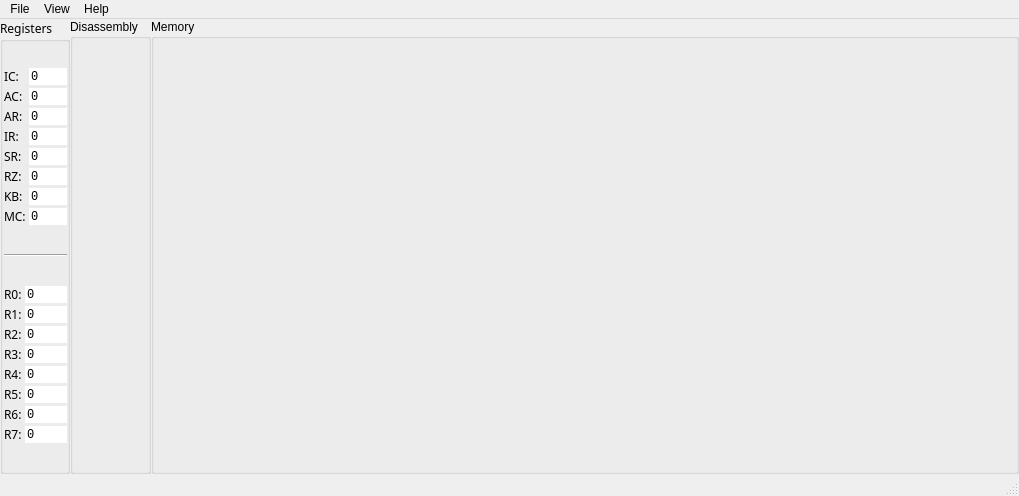
<?xml version="1.0" encoding="UTF-8"?>
<ui version="4.0">
 <class>MainWindow</class>
 <widget class="QMainWindow" name="MainWindow">
  <property name="geometry">
   <rect>
    <x>0</x>
    <y>0</y>
    <width>1019</width>
    <height>496</height>
   </rect>
  </property>
  <property name="windowTitle">
   <string>EM400</string>
  </property>
  <property name="windowIcon">
   <iconset resource="resources.qrc">
    <normaloff>:/icons/em400/em400_32.png</normaloff>:/icons/em400/em400_32.png</iconset>
  </property>
  <widget class="QWidget" name="centralwidget">
   <layout class="QVBoxLayout" name="verticalLayout_4">
    <property name="spacing">
     <number>0</number>
    </property>
    <property name="leftMargin">
     <number>0</number>
    </property>
    <property name="topMargin">
     <number>0</number>
    </property>
    <property name="rightMargin">
     <number>0</number>
    </property>
    <property name="bottomMargin">
     <number>0</number>
    </property>
    <item alignment="Qt::AlignmentFlag::AlignHCenter">
     <widget class="ControlPanel" name="cp" native="true">
      <property name="sizePolicy">
       <sizepolicy hsizetype="Minimum" vsizetype="Fixed">
        <horstretch>0</horstretch>
        <verstretch>0</verstretch>
       </sizepolicy>
      </property>
     </widget>
    </item>
    <item>
     <layout class="QHBoxLayout" name="horizontalLayout_3">
      <property name="spacing">
       <number>0</number>
      </property>
      <item>
       <layout class="QVBoxLayout" name="verticalLayout_3">
        <property name="sizeConstraint">
         <enum>QLayout::SizeConstraint::SetMaximumSize</enum>
        </property>
        <item>
         <widget class="QGroupBox" name="group_registers">
          <property name="sizePolicy">
           <sizepolicy hsizetype="Preferred" vsizetype="Preferred">
            <horstretch>0</horstretch>
            <verstretch>0</verstretch>
           </sizepolicy>
          </property>
          <property name="font">
           <font>
            <family>Sans Serif</family>
           </font>
          </property>
          <property name="title">
           <string>Registers</string>
          </property>
          <property name="flat">
           <bool>true</bool>
          </property>
          <layout class="QVBoxLayout" name="verticalLayout_5">
           <property name="spacing">
            <number>3</number>
           </property>
           <property name="leftMargin">
            <number>1</number>
           </property>
           <property name="topMargin">
            <number>0</number>
           </property>
           <property name="rightMargin">
            <number>0</number>
           </property>
           <property name="bottomMargin">
            <number>0</number>
           </property>
           <item>
            <layout class="QGridLayout" name="gridLayout">
             <item row="1" column="0">
              <widget class="QLabel" name="label_ac">
               <property name="sizePolicy">
                <sizepolicy hsizetype="Maximum" vsizetype="Preferred">
                 <horstretch>0</horstretch>
                 <verstretch>0</verstretch>
                </sizepolicy>
               </property>
               <property name="text">
                <string>AC:</string>
               </property>
              </widget>
             </item>
             <item row="3" column="0">
              <widget class="QLabel" name="label_ir">
               <property name="sizePolicy">
                <sizepolicy hsizetype="Maximum" vsizetype="Preferred">
                 <horstretch>0</horstretch>
                 <verstretch>0</verstretch>
                </sizepolicy>
               </property>
               <property name="text">
                <string>IR:</string>
               </property>
              </widget>
             </item>
             <item row="4" column="0">
              <widget class="QLabel" name="label_sr">
               <property name="sizePolicy">
                <sizepolicy hsizetype="Maximum" vsizetype="Preferred">
                 <horstretch>0</horstretch>
                 <verstretch>0</verstretch>
                </sizepolicy>
               </property>
               <property name="text">
                <string>SR:</string>
               </property>
              </widget>
             </item>
             <item row="3" column="1">
              <widget class="QSpinBox" name="ir">
               <property name="font">
                <font>
                 <family>Monospace</family>
                </font>
               </property>
               <property name="frame">
                <bool>false</bool>
               </property>
               <property name="buttonSymbols">
                <enum>QAbstractSpinBox::ButtonSymbols::NoButtons</enum>
               </property>
               <property name="maximum">
                <number>65535</number>
               </property>
               <property name="singleStep">
                <number>0</number>
               </property>
               <property name="displayIntegerBase">
                <number>16</number>
               </property>
              </widget>
             </item>
             <item row="4" column="1">
              <widget class="QSpinBox" name="sr">
               <property name="font">
                <font>
                 <family>Monospace</family>
                </font>
               </property>
               <property name="frame">
                <bool>false</bool>
               </property>
               <property name="buttonSymbols">
                <enum>QAbstractSpinBox::ButtonSymbols::NoButtons</enum>
               </property>
               <property name="maximum">
                <number>65535</number>
               </property>
               <property name="singleStep">
                <number>0</number>
               </property>
               <property name="displayIntegerBase">
                <number>16</number>
               </property>
              </widget>
             </item>
             <item row="0" column="1">
              <widget class="QSpinBox" name="ic">
               <property name="font">
                <font>
                 <family>Monospace</family>
                </font>
               </property>
               <property name="frame">
                <bool>false</bool>
               </property>
               <property name="buttonSymbols">
                <enum>QAbstractSpinBox::ButtonSymbols::NoButtons</enum>
               </property>
               <property name="maximum">
                <number>65535</number>
               </property>
               <property name="singleStep">
                <number>0</number>
               </property>
               <property name="displayIntegerBase">
                <number>16</number>
               </property>
              </widget>
             </item>
             <item row="5" column="1">
              <widget class="QSpinBox" name="rz">
               <property name="font">
                <font>
                 <family>Monospace</family>
                </font>
               </property>
               <property name="frame">
                <bool>false</bool>
               </property>
               <property name="buttonSymbols">
                <enum>QAbstractSpinBox::ButtonSymbols::NoButtons</enum>
               </property>
               <property name="maximum">
                <number>65535</number>
               </property>
               <property name="singleStep">
                <number>0</number>
               </property>
               <property name="displayIntegerBase">
                <number>16</number>
               </property>
              </widget>
             </item>
             <item row="2" column="1">
              <widget class="QSpinBox" name="ar">
               <property name="font">
                <font>
                 <family>Monospace</family>
                </font>
               </property>
               <property name="frame">
                <bool>false</bool>
               </property>
               <property name="buttonSymbols">
                <enum>QAbstractSpinBox::ButtonSymbols::NoButtons</enum>
               </property>
               <property name="maximum">
                <number>65535</number>
               </property>
               <property name="singleStep">
                <number>0</number>
               </property>
               <property name="displayIntegerBase">
                <number>16</number>
               </property>
              </widget>
             </item>
             <item row="5" column="0">
              <widget class="QLabel" name="label_rz">
               <property name="sizePolicy">
                <sizepolicy hsizetype="Maximum" vsizetype="Preferred">
                 <horstretch>0</horstretch>
                 <verstretch>0</verstretch>
                </sizepolicy>
               </property>
               <property name="text">
                <string>RZ:</string>
               </property>
              </widget>
             </item>
             <item row="6" column="1">
              <widget class="QSpinBox" name="kb">
               <property name="font">
                <font>
                 <family>Monospace</family>
                </font>
               </property>
               <property name="frame">
                <bool>false</bool>
               </property>
               <property name="buttonSymbols">
                <enum>QAbstractSpinBox::ButtonSymbols::NoButtons</enum>
               </property>
               <property name="maximum">
                <number>65535</number>
               </property>
               <property name="singleStep">
                <number>0</number>
               </property>
               <property name="displayIntegerBase">
                <number>16</number>
               </property>
              </widget>
             </item>
             <item row="0" column="0">
              <widget class="QLabel" name="label_ic">
               <property name="sizePolicy">
                <sizepolicy hsizetype="Maximum" vsizetype="Preferred">
                 <horstretch>0</horstretch>
                 <verstretch>0</verstretch>
                </sizepolicy>
               </property>
               <property name="text">
                <string>IC:</string>
               </property>
              </widget>
             </item>
             <item row="1" column="1">
              <widget class="QSpinBox" name="ac">
               <property name="font">
                <font>
                 <family>Monospace</family>
                </font>
               </property>
               <property name="frame">
                <bool>false</bool>
               </property>
               <property name="buttonSymbols">
                <enum>QAbstractSpinBox::ButtonSymbols::NoButtons</enum>
               </property>
               <property name="maximum">
                <number>65535</number>
               </property>
               <property name="singleStep">
                <number>0</number>
               </property>
               <property name="displayIntegerBase">
                <number>16</number>
               </property>
              </widget>
             </item>
             <item row="7" column="0">
              <widget class="QLabel" name="label_mc">
               <property name="sizePolicy">
                <sizepolicy hsizetype="Maximum" vsizetype="Preferred">
                 <horstretch>0</horstretch>
                 <verstretch>0</verstretch>
                </sizepolicy>
               </property>
               <property name="text">
                <string>MC:</string>
               </property>
              </widget>
             </item>
             <item row="7" column="1">
              <widget class="QSpinBox" name="mc">
               <property name="font">
                <font>
                 <family>Monospace</family>
                </font>
               </property>
               <property name="frame">
                <bool>false</bool>
               </property>
               <property name="buttonSymbols">
                <enum>QAbstractSpinBox::ButtonSymbols::NoButtons</enum>
               </property>
               <property name="maximum">
                <number>65535</number>
               </property>
               <property name="singleStep">
                <number>0</number>
               </property>
               <property name="displayIntegerBase">
                <number>16</number>
               </property>
              </widget>
             </item>
             <item row="6" column="0">
              <widget class="QLabel" name="label_kb">
               <property name="sizePolicy">
                <sizepolicy hsizetype="Maximum" vsizetype="Preferred">
                 <horstretch>0</horstretch>
                 <verstretch>0</verstretch>
                </sizepolicy>
               </property>
               <property name="text">
                <string>KB:</string>
               </property>
              </widget>
             </item>
             <item row="2" column="0">
              <widget class="QLabel" name="label_ar">
               <property name="sizePolicy">
                <sizepolicy hsizetype="Maximum" vsizetype="Preferred">
                 <horstretch>0</horstretch>
                 <verstretch>0</verstretch>
                </sizepolicy>
               </property>
               <property name="text">
                <string>AR:</string>
               </property>
              </widget>
             </item>
            </layout>
           </item>
           <item>
            <widget class="Line" name="line">
             <property name="orientation">
              <enum>Qt::Orientation::Horizontal</enum>
             </property>
            </widget>
           </item>
           <item>
            <layout class="QGridLayout" name="gridLayout_2">
             <item row="0" column="1">
              <widget class="QSpinBox" name="r0">
               <property name="sizePolicy">
                <sizepolicy hsizetype="Minimum" vsizetype="Fixed">
                 <horstretch>0</horstretch>
                 <verstretch>0</verstretch>
                </sizepolicy>
               </property>
               <property name="font">
                <font>
                 <family>Monospace</family>
                </font>
               </property>
               <property name="frame">
                <bool>false</bool>
               </property>
               <property name="buttonSymbols">
                <enum>QAbstractSpinBox::ButtonSymbols::NoButtons</enum>
               </property>
               <property name="prefix">
                <string/>
               </property>
               <property name="maximum">
                <number>65535</number>
               </property>
               <property name="singleStep">
                <number>1</number>
               </property>
               <property name="displayIntegerBase">
                <number>16</number>
               </property>
              </widget>
             </item>
             <item row="7" column="1">
              <widget class="QSpinBox" name="r7">
               <property name="enabled">
                <bool>true</bool>
               </property>
               <property name="sizePolicy">
                <sizepolicy hsizetype="Minimum" vsizetype="Fixed">
                 <horstretch>0</horstretch>
                 <verstretch>0</verstretch>
                </sizepolicy>
               </property>
               <property name="font">
                <font>
                 <family>Monospace</family>
                 <bold>false</bold>
                </font>
               </property>
               <property name="autoFillBackground">
                <bool>false</bool>
               </property>
               <property name="wrapping">
                <bool>false</bool>
               </property>
               <property name="frame">
                <bool>false</bool>
               </property>
               <property name="alignment">
                <set>Qt::AlignmentFlag::AlignLeading|Qt::AlignmentFlag::AlignLeft|Qt::AlignmentFlag::AlignVCenter</set>
               </property>
               <property name="buttonSymbols">
                <enum>QAbstractSpinBox::ButtonSymbols::NoButtons</enum>
               </property>
               <property name="showGroupSeparator" stdset="0">
                <bool>false</bool>
               </property>
               <property name="maximum">
                <number>65535</number>
               </property>
               <property name="singleStep">
                <number>0</number>
               </property>
               <property name="displayIntegerBase">
                <number>16</number>
               </property>
              </widget>
             </item>
             <item row="0" column="0">
              <widget class="QLabel" name="label_r0">
               <property name="sizePolicy">
                <sizepolicy hsizetype="Maximum" vsizetype="Preferred">
                 <horstretch>0</horstretch>
                 <verstretch>0</verstretch>
                </sizepolicy>
               </property>
               <property name="text">
                <string>R0:</string>
               </property>
              </widget>
             </item>
             <item row="3" column="0">
              <widget class="QLabel" name="label_r3">
               <property name="sizePolicy">
                <sizepolicy hsizetype="Maximum" vsizetype="Preferred">
                 <horstretch>0</horstretch>
                 <verstretch>0</verstretch>
                </sizepolicy>
               </property>
               <property name="text">
                <string>R3:</string>
               </property>
              </widget>
             </item>
             <item row="4" column="0">
              <widget class="QLabel" name="label_r4">
               <property name="sizePolicy">
                <sizepolicy hsizetype="Maximum" vsizetype="Preferred">
                 <horstretch>0</horstretch>
                 <verstretch>0</verstretch>
                </sizepolicy>
               </property>
               <property name="text">
                <string>R4:</string>
               </property>
              </widget>
             </item>
             <item row="4" column="1">
              <widget class="QSpinBox" name="r4">
               <property name="enabled">
                <bool>true</bool>
               </property>
               <property name="sizePolicy">
                <sizepolicy hsizetype="Minimum" vsizetype="Fixed">
                 <horstretch>0</horstretch>
                 <verstretch>0</verstretch>
                </sizepolicy>
               </property>
               <property name="font">
                <font>
                 <family>Monospace</family>
                 <bold>false</bold>
                </font>
               </property>
               <property name="autoFillBackground">
                <bool>false</bool>
               </property>
               <property name="wrapping">
                <bool>false</bool>
               </property>
               <property name="frame">
                <bool>false</bool>
               </property>
               <property name="alignment">
                <set>Qt::AlignmentFlag::AlignLeading|Qt::AlignmentFlag::AlignLeft|Qt::AlignmentFlag::AlignVCenter</set>
               </property>
               <property name="buttonSymbols">
                <enum>QAbstractSpinBox::ButtonSymbols::NoButtons</enum>
               </property>
               <property name="showGroupSeparator" stdset="0">
                <bool>false</bool>
               </property>
               <property name="maximum">
                <number>65535</number>
               </property>
               <property name="singleStep">
                <number>0</number>
               </property>
               <property name="displayIntegerBase">
                <number>16</number>
               </property>
              </widget>
             </item>
             <item row="6" column="1">
              <widget class="QSpinBox" name="r6">
               <property name="enabled">
                <bool>true</bool>
               </property>
               <property name="sizePolicy">
                <sizepolicy hsizetype="Minimum" vsizetype="Fixed">
                 <horstretch>0</horstretch>
                 <verstretch>0</verstretch>
                </sizepolicy>
               </property>
               <property name="font">
                <font>
                 <family>Monospace</family>
                 <bold>false</bold>
                </font>
               </property>
               <property name="autoFillBackground">
                <bool>false</bool>
               </property>
               <property name="wrapping">
                <bool>false</bool>
               </property>
               <property name="frame">
                <bool>false</bool>
               </property>
               <property name="alignment">
                <set>Qt::AlignmentFlag::AlignLeading|Qt::AlignmentFlag::AlignLeft|Qt::AlignmentFlag::AlignVCenter</set>
               </property>
               <property name="buttonSymbols">
                <enum>QAbstractSpinBox::ButtonSymbols::NoButtons</enum>
               </property>
               <property name="showGroupSeparator" stdset="0">
                <bool>false</bool>
               </property>
               <property name="maximum">
                <number>65535</number>
               </property>
               <property name="singleStep">
                <number>0</number>
               </property>
               <property name="displayIntegerBase">
                <number>16</number>
               </property>
              </widget>
             </item>
             <item row="3" column="1">
              <widget class="QSpinBox" name="r3">
               <property name="enabled">
                <bool>true</bool>
               </property>
               <property name="sizePolicy">
                <sizepolicy hsizetype="Minimum" vsizetype="Fixed">
                 <horstretch>0</horstretch>
                 <verstretch>0</verstretch>
                </sizepolicy>
               </property>
               <property name="font">
                <font>
                 <family>Monospace</family>
                 <bold>false</bold>
                </font>
               </property>
               <property name="autoFillBackground">
                <bool>false</bool>
               </property>
               <property name="wrapping">
                <bool>false</bool>
               </property>
               <property name="frame">
                <bool>false</bool>
               </property>
               <property name="alignment">
                <set>Qt::AlignmentFlag::AlignLeading|Qt::AlignmentFlag::AlignLeft|Qt::AlignmentFlag::AlignVCenter</set>
               </property>
               <property name="buttonSymbols">
                <enum>QAbstractSpinBox::ButtonSymbols::NoButtons</enum>
               </property>
               <property name="showGroupSeparator" stdset="0">
                <bool>false</bool>
               </property>
               <property name="maximum">
                <number>65535</number>
               </property>
               <property name="singleStep">
                <number>0</number>
               </property>
               <property name="displayIntegerBase">
                <number>16</number>
               </property>
              </widget>
             </item>
             <item row="1" column="0">
              <widget class="QLabel" name="label_r1">
               <property name="sizePolicy">
                <sizepolicy hsizetype="Maximum" vsizetype="Preferred">
                 <horstretch>0</horstretch>
                 <verstretch>0</verstretch>
                </sizepolicy>
               </property>
               <property name="text">
                <string>R1:</string>
               </property>
              </widget>
             </item>
             <item row="2" column="1">
              <widget class="QSpinBox" name="r2">
               <property name="enabled">
                <bool>true</bool>
               </property>
               <property name="sizePolicy">
                <sizepolicy hsizetype="Minimum" vsizetype="Fixed">
                 <horstretch>0</horstretch>
                 <verstretch>0</verstretch>
                </sizepolicy>
               </property>
               <property name="font">
                <font>
                 <family>Monospace</family>
                 <bold>false</bold>
                </font>
               </property>
               <property name="autoFillBackground">
                <bool>false</bool>
               </property>
               <property name="wrapping">
                <bool>false</bool>
               </property>
               <property name="frame">
                <bool>false</bool>
               </property>
               <property name="alignment">
                <set>Qt::AlignmentFlag::AlignLeading|Qt::AlignmentFlag::AlignLeft|Qt::AlignmentFlag::AlignVCenter</set>
               </property>
               <property name="buttonSymbols">
                <enum>QAbstractSpinBox::ButtonSymbols::NoButtons</enum>
               </property>
               <property name="showGroupSeparator" stdset="0">
                <bool>false</bool>
               </property>
               <property name="maximum">
                <number>65535</number>
               </property>
               <property name="singleStep">
                <number>0</number>
               </property>
               <property name="displayIntegerBase">
                <number>16</number>
               </property>
              </widget>
             </item>
             <item row="7" column="0">
              <widget class="QLabel" name="label_r7">
               <property name="sizePolicy">
                <sizepolicy hsizetype="Maximum" vsizetype="Preferred">
                 <horstretch>0</horstretch>
                 <verstretch>0</verstretch>
                </sizepolicy>
               </property>
               <property name="text">
                <string>R7:</string>
               </property>
              </widget>
             </item>
             <item row="2" column="0">
              <widget class="QLabel" name="label_r2">
               <property name="sizePolicy">
                <sizepolicy hsizetype="Maximum" vsizetype="Preferred">
                 <horstretch>0</horstretch>
                 <verstretch>0</verstretch>
                </sizepolicy>
               </property>
               <property name="text">
                <string>R2:</string>
               </property>
              </widget>
             </item>
             <item row="6" column="0">
              <widget class="QLabel" name="label_r6">
               <property name="sizePolicy">
                <sizepolicy hsizetype="Maximum" vsizetype="Preferred">
                 <horstretch>0</horstretch>
                 <verstretch>0</verstretch>
                </sizepolicy>
               </property>
               <property name="text">
                <string>R6:</string>
               </property>
              </widget>
             </item>
             <item row="5" column="0">
              <widget class="QLabel" name="label_r5">
               <property name="sizePolicy">
                <sizepolicy hsizetype="Maximum" vsizetype="Preferred">
                 <horstretch>0</horstretch>
                 <verstretch>0</verstretch>
                </sizepolicy>
               </property>
               <property name="text">
                <string>R5:</string>
               </property>
              </widget>
             </item>
             <item row="5" column="1">
              <widget class="QSpinBox" name="r5">
               <property name="enabled">
                <bool>true</bool>
               </property>
               <property name="sizePolicy">
                <sizepolicy hsizetype="Minimum" vsizetype="Fixed">
                 <horstretch>0</horstretch>
                 <verstretch>0</verstretch>
                </sizepolicy>
               </property>
               <property name="font">
                <font>
                 <family>Monospace</family>
                 <bold>false</bold>
                </font>
               </property>
               <property name="autoFillBackground">
                <bool>false</bool>
               </property>
               <property name="wrapping">
                <bool>false</bool>
               </property>
               <property name="frame">
                <bool>false</bool>
               </property>
               <property name="alignment">
                <set>Qt::AlignmentFlag::AlignLeading|Qt::AlignmentFlag::AlignLeft|Qt::AlignmentFlag::AlignVCenter</set>
               </property>
               <property name="buttonSymbols">
                <enum>QAbstractSpinBox::ButtonSymbols::NoButtons</enum>
               </property>
               <property name="showGroupSeparator" stdset="0">
                <bool>false</bool>
               </property>
               <property name="maximum">
                <number>65535</number>
               </property>
               <property name="singleStep">
                <number>0</number>
               </property>
               <property name="displayIntegerBase">
                <number>16</number>
               </property>
              </widget>
             </item>
             <item row="1" column="1">
              <widget class="QSpinBox" name="r1">
               <property name="enabled">
                <bool>true</bool>
               </property>
               <property name="sizePolicy">
                <sizepolicy hsizetype="Minimum" vsizetype="Fixed">
                 <horstretch>0</horstretch>
                 <verstretch>0</verstretch>
                </sizepolicy>
               </property>
               <property name="font">
                <font>
                 <family>Monospace</family>
                 <bold>false</bold>
                </font>
               </property>
               <property name="autoFillBackground">
                <bool>false</bool>
               </property>
               <property name="wrapping">
                <bool>false</bool>
               </property>
               <property name="frame">
                <bool>false</bool>
               </property>
               <property name="alignment">
                <set>Qt::AlignmentFlag::AlignLeading|Qt::AlignmentFlag::AlignLeft|Qt::AlignmentFlag::AlignVCenter</set>
               </property>
               <property name="buttonSymbols">
                <enum>QAbstractSpinBox::ButtonSymbols::NoButtons</enum>
               </property>
               <property name="showGroupSeparator" stdset="0">
                <bool>false</bool>
               </property>
               <property name="maximum">
                <number>65535</number>
               </property>
               <property name="singleStep">
                <number>0</number>
               </property>
               <property name="displayIntegerBase">
                <number>16</number>
               </property>
              </widget>
             </item>
            </layout>
           </item>
          </layout>
         </widget>
        </item>
       </layout>
      </item>
      <item>
       <widget class="QGroupBox" name="group_dasm">
        <property name="sizePolicy">
         <sizepolicy hsizetype="Maximum" vsizetype="Preferred">
          <horstretch>0</horstretch>
          <verstretch>0</verstretch>
         </sizepolicy>
        </property>
        <property name="title">
         <string>Disassembly</string>
        </property>
        <property name="flat">
         <bool>true</bool>
        </property>
        <layout class="QVBoxLayout" name="verticalLayout">
         <property name="spacing">
          <number>6</number>
         </property>
         <property name="leftMargin">
          <number>0</number>
         </property>
         <property name="topMargin">
          <number>0</number>
         </property>
         <property name="rightMargin">
          <number>0</number>
         </property>
         <property name="bottomMargin">
          <number>0</number>
         </property>
         <item>
          <layout class="QHBoxLayout" name="horizontalLayout">
           <item>
            <widget class="DasmView" name="dasm" native="true">
             <property name="sizePolicy">
              <sizepolicy hsizetype="Preferred" vsizetype="Minimum">
               <horstretch>0</horstretch>
               <verstretch>0</verstretch>
              </sizepolicy>
             </property>
            </widget>
           </item>
          </layout>
         </item>
         <item>
          <layout class="QHBoxLayout" name="horizontalLayout_2"/>
         </item>
        </layout>
       </widget>
      </item>
      <item>
       <widget class="QGroupBox" name="group_mem">
        <property name="sizePolicy">
         <sizepolicy hsizetype="Minimum" vsizetype="Preferred">
          <horstretch>255</horstretch>
          <verstretch>0</verstretch>
         </sizepolicy>
        </property>
        <property name="title">
         <string>Memory</string>
        </property>
        <property name="flat">
         <bool>true</bool>
        </property>
        <layout class="QVBoxLayout" name="verticalLayout_2">
         <property name="spacing">
          <number>6</number>
         </property>
         <property name="leftMargin">
          <number>0</number>
         </property>
         <property name="topMargin">
          <number>0</number>
         </property>
         <property name="rightMargin">
          <number>0</number>
         </property>
         <property name="bottomMargin">
          <number>0</number>
         </property>
         <item>
          <widget class="MemView" name="mem" native="true"/>
         </item>
        </layout>
       </widget>
      </item>
     </layout>
    </item>
   </layout>
  </widget>
  <widget class="QMenuBar" name="menubar">
   <property name="geometry">
    <rect>
     <x>0</x>
     <y>0</y>
     <width>1019</width>
     <height>23</height>
    </rect>
   </property>
   <widget class="QMenu" name="menuFile">
    <property name="title">
     <string>File</string>
    </property>
    <addaction name="actionLoad_OS_image"/>
    <addaction name="actionLoad_state"/>
    <addaction name="actionSave_state"/>
    <addaction name="separator"/>
    <addaction name="actionQuit"/>
   </widget>
   <widget class="QMenu" name="menuView">
    <property name="title">
     <string>View</string>
    </property>
    <addaction name="actionMemory_configuration"/>
    <addaction name="actionBreakpoints"/>
    <addaction name="actionWatches"/>
    <addaction name="separator"/>
    <addaction name="actionSmall_Control_Panel"/>
    <addaction name="actionDebugger"/>
   </widget>
   <widget class="QMenu" name="menuHelp">
    <property name="title">
     <string>Help</string>
    </property>
    <addaction name="actionAbout"/>
   </widget>
   <addaction name="menuFile"/>
   <addaction name="menuView"/>
   <addaction name="menuHelp"/>
  </widget>
  <widget class="QStatusBar" name="statusbar"/>
  <action name="actionLoad_OS_image">
   <property name="text">
    <string>Load OS image...</string>
   </property>
  </action>
  <action name="actionLoad_state">
   <property name="text">
    <string>Load state</string>
   </property>
  </action>
  <action name="actionSave_state">
   <property name="text">
    <string>Save state</string>
   </property>
  </action>
  <action name="actionQuit">
   <property name="text">
    <string>Quit</string>
   </property>
  </action>
  <action name="actionMemory_configuration">
   <property name="text">
    <string>Memory configuration</string>
   </property>
  </action>
  <action name="actionBreakpoints">
   <property name="text">
    <string>Breakpoints</string>
   </property>
  </action>
  <action name="actionWatches">
   <property name="text">
    <string>Watches</string>
   </property>
  </action>
  <action name="actionAbout">
   <property name="text">
    <string>About EM400</string>
   </property>
  </action>
  <action name="actionSmall_Control_Panel">
   <property name="checkable">
    <bool>true</bool>
   </property>
   <property name="text">
    <string>Small Control Panel</string>
   </property>
   <property name="shortcut">
    <string>Ctrl+F</string>
   </property>
  </action>
  <action name="actionDebugger">
   <property name="checkable">
    <bool>true</bool>
   </property>
   <property name="text">
    <string>Debugger</string>
   </property>
   <property name="shortcut">
    <string>Ctrl+D</string>
   </property>
  </action>
 </widget>
 <customwidgets>
  <customwidget>
   <class>DasmView</class>
   <extends>QWidget</extends>
   <header>ui/qt5/dasmview.h</header>
   <container>1</container>
  </customwidget>
  <customwidget>
   <class>MemView</class>
   <extends>QWidget</extends>
   <header>ui/qt5/memview.h</header>
   <container>1</container>
  </customwidget>
  <customwidget>
   <class>ControlPanel</class>
   <extends>QWidget</extends>
   <header>ui/qt5/controlpanel.h</header>
   <container>1</container>
  </customwidget>
 </customwidgets>
 <tabstops>
  <tabstop>ic</tabstop>
  <tabstop>ir</tabstop>
  <tabstop>sr</tabstop>
  <tabstop>kb</tabstop>
  <tabstop>mc</tabstop>
 </tabstops>
 <resources>
  <include location="resources.qrc"/>
 </resources>
 <connections/>
</ui>
